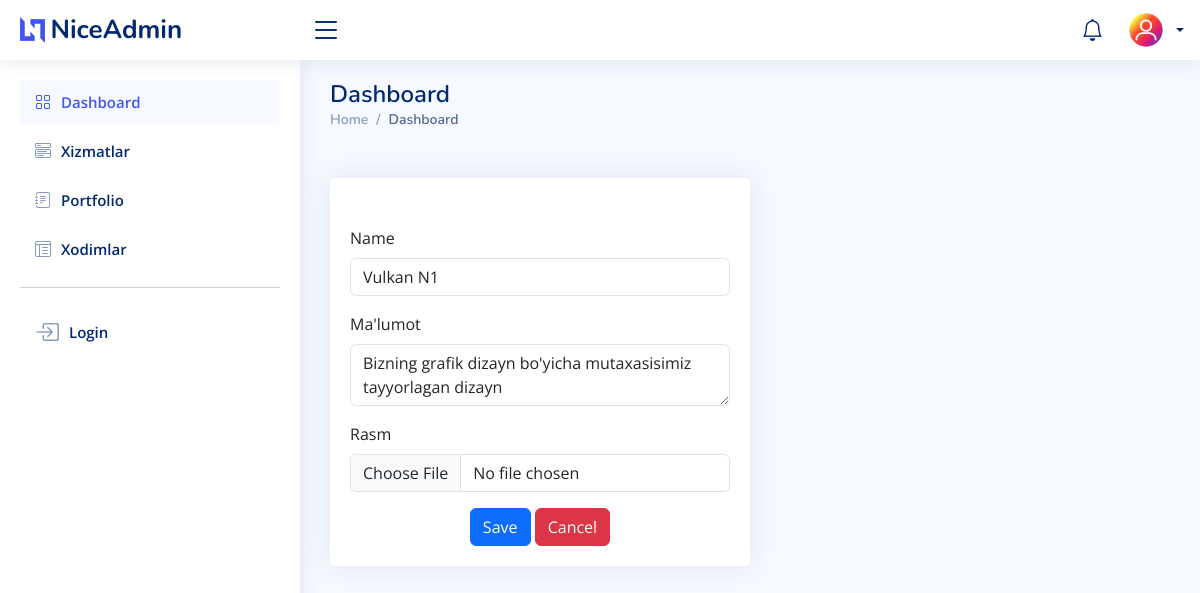
Screenshot of /dashboard/portfolio/update/1/ (signed in) with the database file from the repository.
### users/models.py (models this page shows, shortened)
class User(AbstractUser):
    profile_image = models.ImageField(upload_to='profile_pics', default="default_profile_pic.jpg")
    @property
    def full_name(self):
        return f'{self.first_name} {self.last_name}'

### dashboard/models.py (models this page shows, shortened)
class Portfolio(models.Model):
    name = models.CharField(max_length=100)
    description = models.TextField()
    image = models.ImageField(upload_to='portfolio/', null=True, blank=True)

### dashboard/views.py (the view, shortened to what this page needs)
# urls.py: path('portfolio/update/<int:id>/', PortfolioUpdateView.as_view(), name='portfolio-update'),
class PortfolioUpdateView(View, LoginRequiredMixin):
    @decorator
    def get(self, request, id):
        portfolio = Portfolio.objects.get(id=id)
        context = {'portfolio': portfolio}
        return render(request, 'dashboard/portfolio/portfolio_update.html', context)

### dashboard/decorator.py (called while the page is built)
def decorator(func):
    def wrapper(*args, **kwargs):
        user = args[1].user
        if user.is_staff:
            return func(*args, **kwargs)
        return redirect("users:home")
    return wrapper

### templates/dashboard/portfolio/portfolio_update.html (shortened to what this page needs)
{% extends 'dashboard/index.html' %}
{% block content %}
        <div class="col-lg-6 mt-xl-5">
          <div class="card mt-xl-5">
            <div class="card-body mt-xl-5">
              <form enctype="multipart/form-data" class="row g-3" method="post" action="{% url 'dashboard:portfolio-update' portfolio.id %}">
                <div class="col-12">
                  <label for="inputNanme4" class="form-label">Name</label>
                  <input name="name" type="text" class="form-control" id="inputNanme4" value="{{ portfolio.name }}">
                </div>
                <div class="col-12">
                  <label for="inputEmail4" class="form-label">Ma'lumot</label>
                    <textarea name="description" type="text" class="form-control" id="inputEmail4" >{{ portfolio.description }}</textarea>
                </div>
                <div class="col-12">
                  <label for="inputPassword4" class="form-label">Rasm</label>
                  <input name="image" type="file" class="form-control" id="inputPassword4" >
                </div>
                <div class="text-center">
                  <button type="submit" class="btn btn-primary">Save</button>
                    <a class="btn btn-danger" href="{% url 'dashboard:portfolio-detail' portfolio.id %}">Cancel</a>
                </div>
              </form>
            </div>
          </div>
        </div>
{% endblock %}

### templates/dashboard/index.html (shortened to what this page needs)
{% load static %}
<!DOCTYPE html>
<html lang="en">
<head>
  <link href="{% static 'dashboard/assets/vendor/bootstrap/css/bootstrap.min.css' %}" rel="stylesheet">
  <link href="{% static 'dashboard/assets/vendor/bootstrap-icons/bootstrap-icons.css' %}" rel="stylesheet">
  <link href="{% static 'dashboard/assets/vendor/boxicons/css/boxicons.min.css' %}" rel="stylesheet">
  <link href="{% static 'dashboard/assets/vendor/quill/quill.snow.css' %}" rel="stylesheet">
  <link href="{% static 'dashboard/assets/vendor/quill/quill.bubble.css' %}" rel="stylesheet">
  <link href="{% static 'dashboard/assets/vendor/remixicon/remixicon.css' %}" rel="stylesheet">
  <link href="{% static 'dashboard/assets/vendor/simple-datatables/style.css' %}" rel="stylesheet">
  <link href="{% static 'dashboard/assets/css/style.css' %}" rel="stylesheet">
</head>
<body>
  <header id="header" class="header fixed-top d-flex align-items-center">
    <div class="d-flex align-items-center justify-content-between">
      <a href="{% url 'dashboard:home' %}" class="logo d-flex align-items-center">
        <img src="{% static 'dashboard/assets/img/logo.png' %}" alt="">
        <span class="d-none d-lg-block">NiceAdmin</span>
      </a>
      <i class="bi bi-list toggle-sidebar-btn"></i>
    </div>
    <nav class="header-nav ms-auto">
      <ul class="d-flex align-items-center">
        <li class="nav-item d-block ">
          <a class="nav-link nav-icon" href="{% url 'users:contact-list' %}" >
            <i class="bi bi-bell"></i>
          </a>
        </li>
        <li class="nav-item dropdown">
        <li class="nav-item dropdown pe-3">
          <a class="nav-link nav-profile d-flex align-items-center pe-0" href="#" data-bs-toggle="dropdown">
            <img src="{{ request.user.profile_image.url }}" alt="Profile" class="rounded-circle">
            <span class="d-none d-md-block dropdown-toggle ps-2">{{ request.user.full_name }}</span>
          </a>
        </li>
      </ul>
    </nav>
  </header>
  <aside id="sidebar" class="sidebar">
    <ul class="sidebar-nav" id="sidebar-nav">
      <li class="nav-item">
        <a class="nav-link " href="{% url 'dashboard:home' %}">
          <i class="bi bi-grid"></i>
          <span>Dashboard</span>
        </a>
      </li>
      <li class="nav-item">
        <a class="nav-link collapsed" data-bs-target="#components-nav"  href="{% url 'dashboard:services-list' %}">
          <i class="bi bi-menu-button-wide"></i><span>Xizmatlar</span>
        </a>
      </li>
      <li class="nav-item">
        <a class="nav-link collapsed" data-bs-target="#forms-nav"  href="{% url 'dashboard:portfolio-list' %}">
          <i class="bi bi-journal-text"></i><span>Portfolio</span>
        </a>
      </li>
      <li class="nav-item">
        <a class="nav-link collapsed" data-bs-target="#tables-nav" href="{% url 'dashboard:staff-list' %}">
          <i class="bi bi-layout-text-window-reverse"></i><span>Xodimlar</span>
        </a>
      </li>
      <hr>
      <li class="nav-item">
        <a class="nav-link collapsed" href="{% url 'dashboard:login' %}">
         <i class="bi bi-box-arrow-in-right fs-4"></i>
          <span>Login</span>
        </a>
      </li>
    </ul>
  </aside>
  <main id="main" class="main">
    <div class="pagetitle">
      <h1>Dashboard</h1>
      <nav>
        <ol class="breadcrumb">
          <li class="breadcrumb-item"><a href="{% url 'dashboard:home' %}">Home</a></li>
          <li class="breadcrumb-item active">Dashboard</li>
        </ol>
      </nav>
    </div>
      {% block content %}
      {% endblock %}
  </main>
</body>
</html>

### static/dashboard/assets/css/style.css (style rules this page uses)
:root { scroll-behavior: smooth; }
body { font-family: "Open Sans", sans-serif; background: #f6f9ff; color: #444444; }
a { color: #4154f1; text-decoration: none; }
h1, h2, h3, h4, h5, h6 { font-family: "Nunito", sans-serif; }
#main { margin-top: 60px; padding: 20px 30px; transition: all 0.3s; }
.pagetitle { margin-bottom: 10px; }
.pagetitle h1 { font-size: 24px; margin-bottom: 0; font-weight: 600; color: #012970; }
.card { margin-bottom: 30px; border: none; border-radius: 5px; box-shadow: 0px 0 30px rgba(1, 41, 112, 0.1); }
.card-body { padding: 0 20px 20px 20px; }
.breadcrumb { font-size: 14px; font-family: "Nunito", sans-serif; color: #899bbd; font-weight: 600; }
.breadcrumb a { color: #899bbd; transition: 0.3s; }
.breadcrumb .breadcrumb-item::before { color: #899bbd; }
.breadcrumb .active { color: #51678f; font-weight: 600; }
.logo { line-height: 1; }
@media (min-width: 1200px) { .logo { width: 280px; } }
.logo img { max-height: 26px; margin-right: 6px; }
.logo span { font-size: 26px; font-weight: 700; color: #012970; font-family: "Nunito", sans-serif; }
.header { transition: all 0.5s; z-index: 997; height: 60px; box-shadow: 0px 2px 20px rgba(1, 41, 112, 0.1); background-color: #fff; padding-left: 20px; }
.header .toggle-sidebar-btn { font-size: 32px; padding-left: 10px; cursor: pointer; color: #012970; }
.header-nav ul { list-style: none; }
.header-nav>ul { margin: 0; padding: 0; }
.header-nav .nav-icon { font-size: 22px; color: #012970; margin-right: 25px; position: relative; }
.header-nav .nav-profile { color: #012970; }
.header-nav .nav-profile img { max-height: 36px; }
.header-nav .nav-profile span { font-size: 14px; font-weight: 600; }
.sidebar { position: fixed; top: 60px; left: 0; bottom: 0; width: 300px; z-index: 996; transition: all 0.3s; padding: 20px; overflow-y: auto; scrollbar-width: thin; scrollbar-color: #aab7cf transparent; box-shadow: 0px 0px 20px rgba(1, 41, 112, 0.1); background-color: #fff; }
@media (min-width: 1200px) { #main, #footer { margin-left: 300px; } }
.sidebar-nav { padding: 0; margin: 0; list-style: none; }
.sidebar-nav li { padding: 0; margin: 0; list-style: none; }
.sidebar-nav .nav-item { margin-bottom: 5px; }
.sidebar-nav .nav-link { display: flex; align-items: center; font-size: 15px; font-weight: 600; color: #4154f1; transition: 0.3; background: #f6f9ff; padding: 10px 15px; border-radius: 4px; }
.sidebar-nav .nav-link i { font-size: 16px; margin-right: 10px; color: #4154f1; }
.sidebar-nav .nav-link.collapsed { color: #012970; background: #fff; }
.sidebar-nav .nav-link.collapsed i { color: #899bbd; }

### rows the page displays
User: user.profile_image (placeholder picture)
Portfolio: name "Vulkan N1", description "Bizning grafik dizayn bo'yicha mutaxasisimiz tayyorlagan dizayn"
